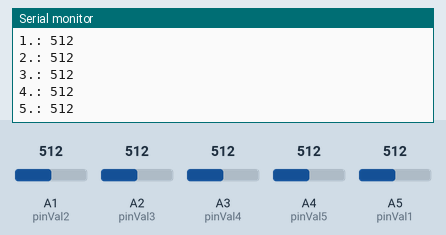
Recording of a sketch running on a simulated Arduino Uno, built with avr-gcc and run on an emulated ATmega328P. Shown: the last lines printed to the serial monitor. The inputs (shaded band) are chosen by the test bench; at power-on: A1 (pinVal2) = 512, A2 (pinVal3) = 512, A3 (pinVal4) = 512, A4 (pinVal5) = 512, A5 (pinVal1) = 512.

Above: at 1.8 s.
1.9 s: A1 (pinVal2) set to 716
3.4 s: A2 (pinVal3) set to 716
At 4.7 s:
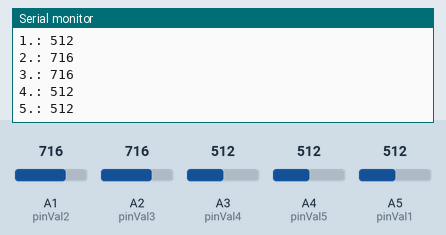
4.9 s: A3 (pinVal4) set to 716
At 5.8 s:
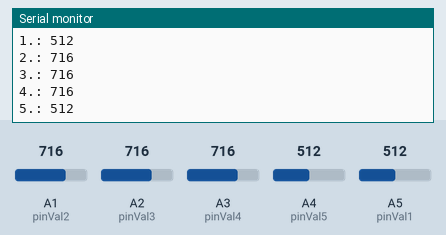
6.4 s: A4 (pinVal5) set to 716
At 7.7 s:
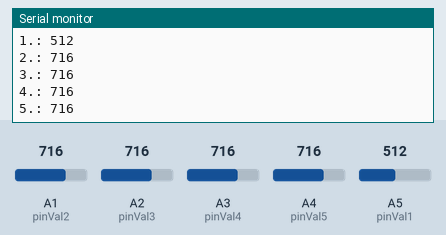
7.9 s: A5 (pinVal1) set to 716
9.4 s: A1 (pinVal2) set to 992
Timing chart, 0 to 11.9 s (numbered marks = the images above; inputs shaded):
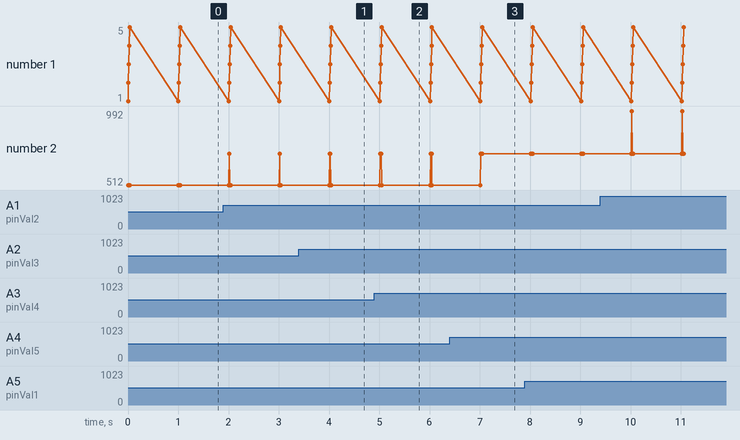

Measured:
- after the input at 3.4 s, the serial monitor: prints a new line after 0.63 s (image 1)
- after the input at 4.9 s, the serial monitor: prints a new line after 0.14 s (image 2)
- after the input at 6.4 s, the serial monitor: prints a new line after 0.65 s (image 3)

The sketch:

anotherTest.ino
```cpp
int pinVal1 = A5;
int pinVal2 = A1;
int pinVal3 = A2;
int pinVal4 = A3;
int pinVal5 = A4;

int myPins[] = {pinVal1, pinVal2, pinVal3, pinVal4, pinVal5};

void setup() {
  pinMode(pinVal1, INPUT);
  pinMode(pinVal2, INPUT);
  pinMode(pinVal3, INPUT);
  pinMode(pinVal4, INPUT);
  pinMode(pinVal5, INPUT);
  Serial.begin(9600);
}

void loop() {
  for(int i = 0; i < 5; i++){
    Serial.print(i + 1);
    Serial.print(".: ");
    Serial.println(analogRead(myPins[i]));
  }
  delay(1000);
}
```
